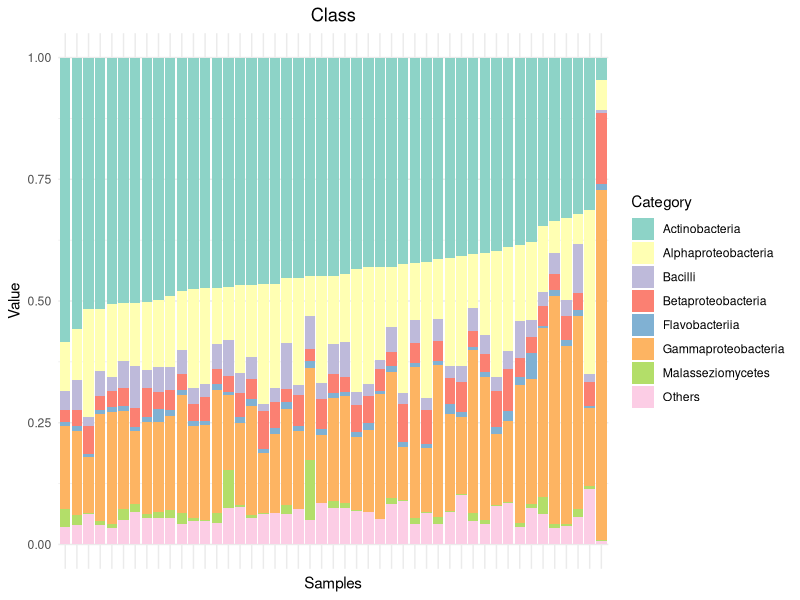

Here is the R script that generated this plot:
## ---- chunk 1
library(tidyverse)
library(ggplot2)
library(dplyr)
library(tidyr)
## ---- chunk 2

plot_maker_with_order = function (df, title, cat){
      # Pivot the data
      df_long <- pivot_longer(df, cols = -Samples, names_to = "Category", values_to = "Value")
      
      # Calculate the sum of "Proteobacteria" values for each sample
      sample_c <- df_long %>%
        filter(Category == cat) %>%
        group_by(Samples) %>%
        summarize(total_c = sum(Value))
      
      # Sort the samples based on their total "Proteobacteria" values in descending order
      sample_order <- sample_c %>%
        arrange(desc(total_c)) %>%
        pull(Samples)
      
      # Reorder the Samples factor in the df_long dataframe
      df_long$Samples <- factor(df_long$Samples, levels = sample_order)
      
      # Create the stacked bar plot
      pl = ggplot(df_long, aes(x = Samples, y = Value, fill = Category)) +
        geom_bar(stat = "identity") +
        scale_fill_brewer(palette = "Set3") +
        labs(x = "Samples", y = "Value", title = title) +
        theme_minimal() +
        theme(axis.text.x = element_blank(),
              axis.ticks.x = element_blank(),
              plot.title = element_text(hjust = 0.5))  # Centered title
      return (pl)
      
}

## ---- chunk 3
chennai <- read_csv("../results/relative_abundance/class_with_metadata.csv")
#chennai$Samples <- paste(chennai$Samples, 'X', sep = "_")
chennai <- chennai[, -which(names(chennai) == "select object/sampling place")]
plot = plot_maker_with_order(chennai, 'Class', 'Actinobacteria')

ggsave("../../figures/Figure_2_B.png", plot, dpi = 600)
